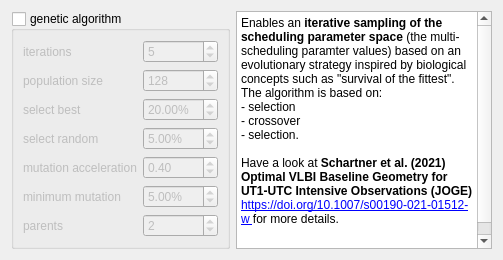
     <widget class="QWidget" name="tab_12">
      <attribute name="title">
       <string>evolutionary selection</string>
      </attribute>
      <layout class="QVBoxLayout" name="verticalLayout_128">
       <item>
        <layout class="QVBoxLayout" name="verticalLayout_126">
         <item>
          <layout class="QHBoxLayout" name="horizontalLayout_53">
           <item>
            <widget class="QGroupBox" name="groupBox_ms_gen">
             <property name="toolTip">
              <string>use genetic algorithm to optimize scheduling parameters</string>
             </property>
             <property name="statusTip">
              <string>use genetic algorithm to optimize scheduling parameters</string>
             </property>
             <property name="whatsThis">
              <string>&lt;html&gt;&lt;head/&gt;&lt;body&gt;&lt;p&gt;Use &lt;span style=&quot; font-weight:600;&quot;&gt;genetic algorithms&lt;/span&gt; to optimize scheduling parameters.&lt;/p&gt;&lt;p&gt;&lt;br/&gt;&lt;/p&gt;&lt;p&gt;The optimization is done &lt;span style=&quot; font-weight:600;&quot;&gt;iterative&lt;/span&gt;. &lt;/p&gt;&lt;p&gt;1.) the &lt;span style=&quot; font-weight:600;&quot;&gt;standard multi-scheduling feature&lt;/span&gt; is used to generate all schedules. &lt;/p&gt;&lt;p&gt;2.) all schedules are &lt;span style=&quot; font-weight:600;&quot;&gt;simulated&lt;/span&gt; and some of the &lt;span style=&quot; font-weight:600;&quot;&gt;best&lt;/span&gt; and some &lt;span style=&quot; font-weight:600;&quot;&gt;random&lt;/span&gt; scheduling parameters are selected as parents &lt;/p&gt;&lt;p&gt;3.) the parent parameters are &lt;span style=&quot; font-weight:600;&quot;&gt;combined &lt;/span&gt;and &lt;span style=&quot; font-weight:600;&quot;&gt;mutated&lt;/span&gt; to form a new set of scheduling parameters &lt;/p&gt;&lt;p&gt;4.) new schedules are generated using the &lt;span style=&quot; font-weight:600;&quot;&gt;new scheduling parameters&lt;/span&gt;&lt;/p&gt;&lt;p&gt;5.) step 2-4 are exectued &lt;span style=&quot; font-weight:600;&quot;&gt;iteratively&lt;/span&gt;&lt;/p&gt;&lt;/body&gt;&lt;/html&gt;</string>
             </property>
             <property name="title">
              <string>genetic algorithm</string>
             </property>
             <property name="checkable">
              <bool>true</bool>
             </property>
             <property name="checked">
              <bool>false</bool>
             </property>
             <layout class="QVBoxLayout" name="verticalLayout_125">
              <item>
               <layout class="QFormLayout" name="formLayout_7">
                <item row="0" column="0">
                 <widget class="QLabel" name="label_119">
                  <property name="text">
                   <string>iterations</string>
                  </property>
                 </widget>
                </item>
                <item row="0" column="1">
                 <widget class="QSpinBox" name="spinBox_ms_gen_iterations">
                  <property name="toolTip">
                   <string>maximum number of iterations (first itation is standard multi-scheduling)</string>
                  </property>
                  <property name="statusTip">
                   <string>maximum number of iterations (first itation is standard multi-scheduling)</string>
                  </property>
                  <property name="minimum">
                   <number>2</number>
                  </property>
                  <property name="value">
                   <number>5</number>
                  </property>
                 </widget>
                </item>
                <item row="1" column="0">
                 <widget class="QLabel" name="label_121">
                  <property name="text">
                   <string>population size</string>
                  </property>
                 </widget>
                </item>
                <item row="1" column="1">
                 <widget class="QSpinBox" name="spinBox_ms_gen_popsize">
                  <property name="toolTip">
                   <string>number of schedules from 2nd iteration onwards</string>
                  </property>
                  <property name="statusTip">
                   <string>number of schedules from 2nd iteration onwards</string>
                  </property>
                  <property name="minimum">
                   <number>1</number>
                  </property>
                  <property name="maximum">
                   <number>1024</number>
                  </property>
                  <property name="singleStep">
                   <number>8</number>
                  </property>
                  <property name="value">
                   <number>128</number>
                  </property>
                 </widget>
                </item>
                <item row="2" column="0">
                 <widget class="QLabel" name="label_123">
                  <property name="text">
                   <string>select best</string>
                  </property>
                 </widget>
                </item>
                <item row="2" column="1">
                 <widget class="QDoubleSpinBox" name="doubleSpinBox_ms_gen_selBest">
                  <property name="toolTip">
                   <string>amount of best parameters selected as parents (best is defined trough simulation priorities)</string>
                  </property>
                  <property name="statusTip">
                   <string>amount of best parameters selected as parents (best is defined trough simulation priorities)</string>
                  </property>
                  <property name="prefix">
                   <string/>
                  </property>
                  <property name="suffix">
                   <string>%</string>
                  </property>
                  <property name="maximum">
                   <double>50.000000000000000</double>
                  </property>
                  <property name="value">
                   <double>20.000000000000000</double>
                  </property>
                 </widget>
                </item>
                <item row="3" column="0">
                 <widget class="QLabel" name="label_124">
                  <property name="text">
                   <string>select random</string>
                  </property>
                 </widget>
                </item>
                <item row="3" column="1">
                 <widget class="QDoubleSpinBox" name="doubleSpinBox_ms_gen_selRandom">
                  <property name="toolTip">
                   <string>select </string>
                  </property>
                  <property name="statusTip">
                   <string>amount of random parameters selected as parents</string>
                  </property>
                  <property name="accessibleName">
                   <string>amount of random parameters selected as parents</string>
                  </property>
                  <property name="suffix">
                   <string>%</string>
                  </property>
                  <property name="maximum">
                   <double>50.000000000000000</double>
                  </property>
                  <property name="singleStep">
                   <double>0.500000000000000</double>
                  </property>
                  <property name="value">
                   <double>5.000000000000000</double>
                  </property>
                 </widget>
                </item>
                <item row="4" column="0">
                 <widget class="QLabel" name="label_122">
                  <property name="text">
                   <string>mutation acceleration</string>
                  </property>
                 </widget>
                </item>
                <item row="4" column="1">
                 <widget class="QDoubleSpinBox" name="doubleSpinBox_ms_gen_mutation">
                  <property name="toolTip">
                   <string>mutation equals this factor * difference of parents * random normally distributed variable</string>
                  </property>
                  <property name="statusTip">
                   <string>mutation equals this factor * difference of parents * random normally distributed variable</string>
                  </property>
                  <property name="maximum">
                   <double>10.000000000000000</double>
                  </property>
                  <property name="singleStep">
                   <double>0.100000000000000</double>
                  </property>
                  <property name="value">
                   <double>0.400000000000000</double>
                  </property>
                 </widget>
                </item>
                <item row="5" column="0">
                 <widget class="QLabel" name="label_126">
                  <property name="text">
                   <string>minimum mutation</string>
                  </property>
                 </widget>
                </item>
                <item row="5" column="1">
                 <widget class="QDoubleSpinBox" name="doubleSpinBox_ms_gen_minMutation">
                  <property name="toolTip">
                   <string>minimum mutation in percent from difference of parents</string>
                  </property>
                  <property name="statusTip">
                   <string>minimum mutation in percent from difference of parents</string>
                  </property>
                  <property name="suffix">
                   <string>%</string>
                  </property>
                  <property name="maximum">
                   <double>100.000000000000000</double>
                  </property>
                  <property name="singleStep">
                   <double>5.000000000000000</double>
                  </property>
                  <property name="value">
                   <double>5.000000000000000</double>
                  </property>
                 </widget>
                </item>
                <item row="6" column="0">
                 <widget class="QLabel" name="label_125">
                  <property name="text">
                   <string>parents</string>
                  </property>
                 </widget>
                </item>
                <item row="6" column="1">
                 <widget class="QSpinBox" name="spinBox_ms_gen_parents">
                  <property name="toolTip">
                   <string>number of parents per child</string>
                  </property>
                  <property name="statusTip">
                   <string>number of parents per child</string>
                  </property>
                  <property name="minimum">
                   <number>1</number>
                  </property>
                  <property name="maximum">
                   <number>10</number>
                  </property>
                  <property name="value">
                   <number>2</number>
                  </property>
                 </widget>
                </item>
               </layout>
              </item>
             </layout>
            </widget>
           </item>
           <item>
            <widget class="QTextEdit" name="textEdit">
             <property name="html">
              <string>&lt;!DOCTYPE HTML PUBLIC &quot;-//W3C//DTD HTML 4.0//EN&quot; &quot;http://www.w3.org/TR/REC-html40/strict.dtd&quot;&gt;
&lt;html&gt;&lt;head&gt;&lt;meta name=&quot;qrichtext&quot; content=&quot;1&quot; /&gt;&lt;meta charset=&quot;utf-8&quot; /&gt;&lt;style type=&quot;text/css&quot;&gt;
p, li { white-space: pre-wrap; }
hr { height: 1px; border-width: 0; }
li.unchecked::marker { content: &quot;\2610&quot;; }
li.checked::marker { content: &quot;\2612&quot;; }
&lt;/style&gt;&lt;/head&gt;&lt;body style=&quot; font-family:'Cantarell'; font-size:11pt; font-weight:400; font-style:normal;&quot;&gt;
&lt;p style=&quot; margin-top:0px; margin-bottom:0px; margin-left:0px; margin-right:0px; -qt-block-indent:0; text-indent:0px;&quot;&gt;&lt;span style=&quot; font-family:'Sans Serif'; font-size:9pt;&quot;&gt;Enables an &lt;/span&gt;&lt;span style=&quot; font-family:'Sans Serif'; font-size:9pt; font-weight:600;&quot;&gt;iterative sampling of the scheduling parameter space&lt;/span&gt;&lt;span style=&quot; font-family:'Sans Serif'; font-size:9pt;&quot;&gt; (the multi-scheduling paramter values) based on an evolutionary strategy inspired by biological concepts such as &amp;quot;survival of the fittest&amp;quot;. &lt;/span&gt;&lt;/p&gt;
&lt;p style=&quot; margin-top:0px; margin-bottom:0px; margin-left:0px; margin-right:0px; -qt-block-indent:0; text-indent:0px;&quot;&gt;&lt;span style=&quot; font-family:'Sans Serif'; font-size:9pt;&quot;&gt;The algorithm is based on: &lt;/span&gt;&lt;/p&gt;
&lt;p style=&quot; margin-top:0px; margin-bottom:0px; margin-left:0px; margin-right:0px; -qt-block-indent:0; text-indent:0px;&quot;&gt;&lt;span style=&quot; font-family:'Sans Serif'; font-size:9pt;&quot;&gt;- selection&lt;/span&gt;&lt;/p&gt;
&lt;p style=&quot; margin-top:0px; margin-bottom:0px; margin-left:0px; margin-right:0px; -qt-block-indent:0; text-indent:0px;&quot;&gt;&lt;span style=&quot; font-family:'Sans Serif'; font-size:9pt;&quot;&gt;- crossover&lt;/span&gt;&lt;/p&gt;
&lt;p style=&quot; margin-top:0px; margin-bottom:0px; margin-left:0px; margin-right:0px; -qt-block-indent:0; text-indent:0px;&quot;&gt;&lt;span style=&quot; font-family:'Sans Serif'; font-size:9pt;&quot;&gt;- selection. &lt;/span&gt;&lt;/p&gt;
&lt;p style=&quot;-qt-paragraph-type:empty; margin-top:0px; margin-bottom:0px; margin-left:0px; margin-right:0px; -qt-block-indent:0; text-indent:0px; font-family:'Sans Serif'; font-size:9pt;&quot;&gt;&lt;br /&gt;&lt;/p&gt;
&lt;p style=&quot; margin-top:0px; margin-bottom:0px; margin-left:0px; margin-right:0px; -qt-block-indent:0; text-indent:0px;&quot;&gt;&lt;span style=&quot; font-family:'Sans Serif'; font-size:9pt;&quot;&gt;Have a look at &lt;/span&gt;&lt;span style=&quot; font-family:'Sans Serif'; font-size:9pt; font-weight:600;&quot;&gt;Schartner et al. (2021) Optimal VLBI Baseline Geometry for UT1-UTC Intensive Observations (JOGE) &lt;/span&gt;&lt;a href=&quot;https://doi.org/10.1007/s00190-021-01512-w

&quot;&gt;&lt;span style=&quot; font-family:'Sans Serif'; font-size:9pt; text-decoration: underline; color:#0000ff;&quot;&gt;https://doi.org/10.1007/s00190-021-01512-w &lt;/span&gt;&lt;/a&gt;&lt;span style=&quot; font-family:'Sans Serif'; font-size:9pt;&quot;&gt;for more details. &lt;/span&gt;&lt;/p&gt;
&lt;p style=&quot;-qt-paragraph-type:empty; margin-top:0px; margin-bottom:0px; margin-left:0px; margin-right:0px; -qt-block-indent:0; text-indent:0px; font-family:'Sans Serif'; font-size:9pt;&quot;&gt;&lt;br /&gt;&lt;/p&gt;
&lt;p style=&quot; margin-top:0px; margin-bottom:0px; margin-left:0px; margin-right:0px; -qt-block-indent:0; text-indent:0px;&quot;&gt;&lt;img src=&quot;:/images/images/ES_scheduling_flowchart.png&quot; width=&quot;500&quot; /&gt;&lt;/p&gt;&lt;/body&gt;&lt;/html&gt;</string>
             </property>
            </widget>
           </item>
          </layout>
         </item>
        </layout>
       </item>
      </layout>
     </widget>
